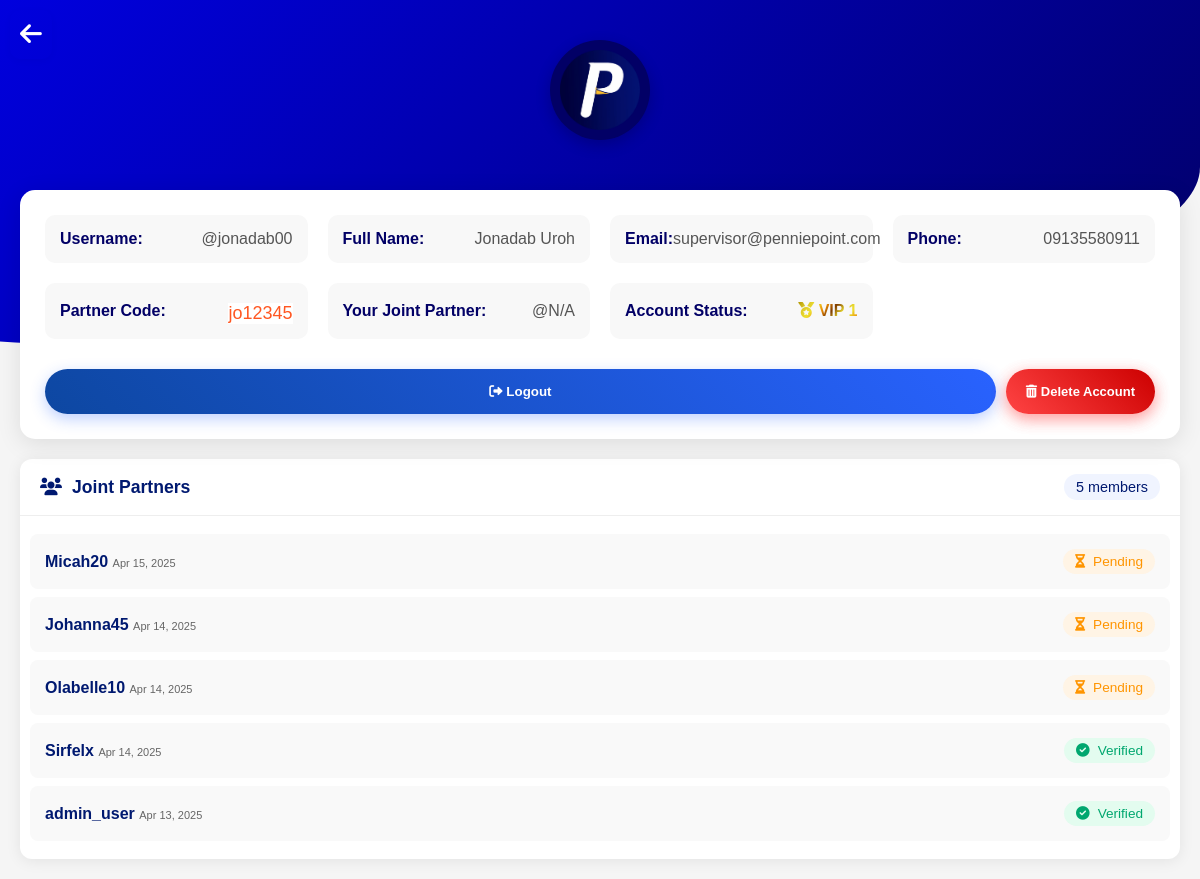
The page /profile (signed in) on the database as committed earlier.
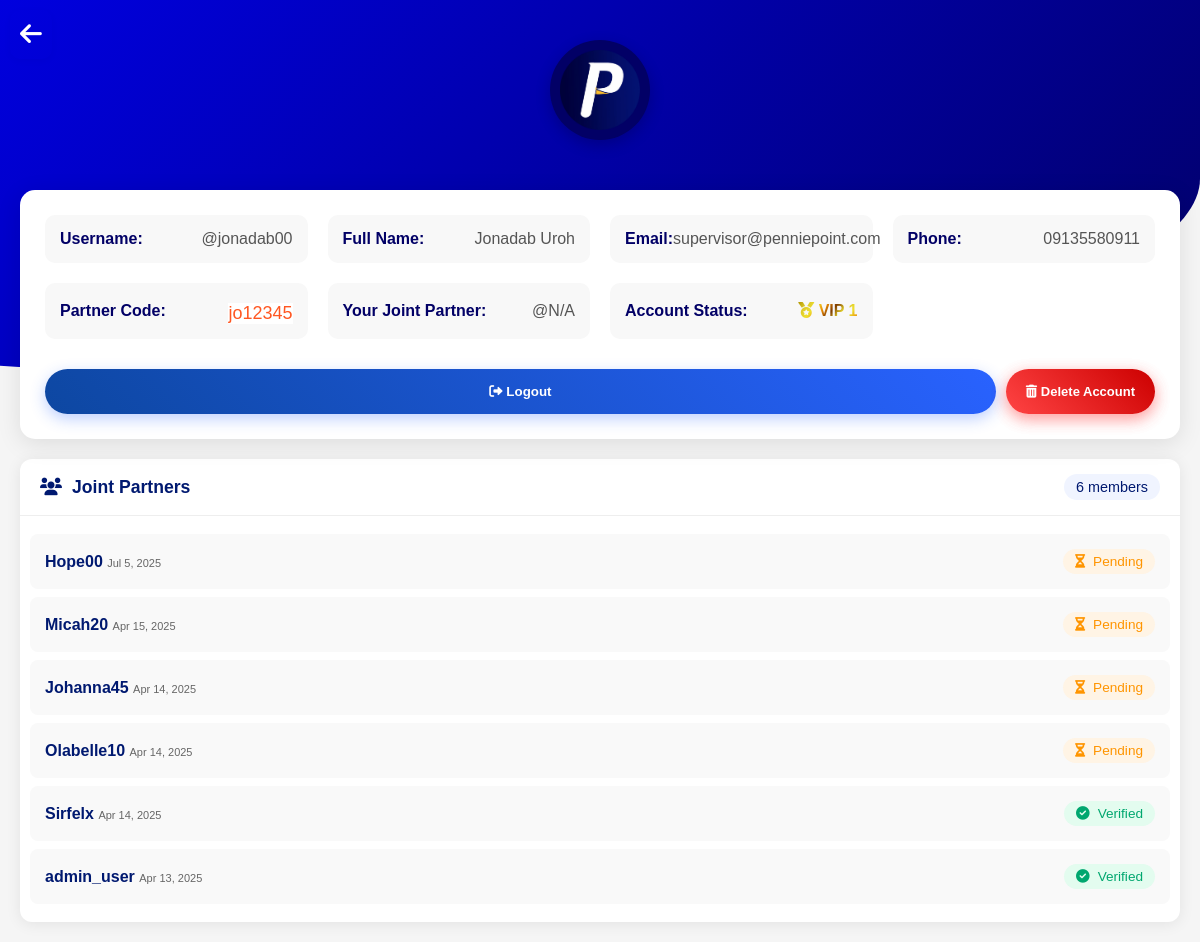
The same page on the database as committed later.
### tables this page shows
CREATE TABLE users (
            id INTEGER PRIMARY KEY AUTOINCREMENT,
            fullname TEXT NOT NULL,
            email TEXT NOT NULL UNIQUE,
            username TEXT NOT NULL UNIQUE,
            phone TEXT NOT NULL,
            referral TEXT NOT NULL,
            stage INTEGER DEFAULT 1,
            partner_code TEXT UNIQUE,
            password TEXT NOT NULL,
            reset_token TEXT,
            reset_expires DATETIME,
            created_at DATETIME DEFAULT CURRENT_TIMESTAMP,
            status INTEGER DEFAULT 1 NOT NULL,
            wallet_balance DECIMAL(10, 2) DEFAULT 0.00,
            is_admin INTEGER DEFAULT 0
        );

### pages/profile.php (the view, shortened to what this page needs)
<?php
require_once __DIR__ . '/../src/functions.php';
$user = $_SESSION['user'];
function getReferrerUsername($referralCode) {
    global $pdo;
    try {
        $stmt = $pdo->prepare("SELECT username FROM users WHERE partner_code = ?");
        $stmt->execute([$referralCode]);
        return $stmt->fetchColumn() ?: 'N/A';
    } catch (PDOException $e) {
        error_log("Database error: " . $e->getMessage());
        return 'N/A';
    }
}
$referrerUsername = getReferrerUsername($user['referral']);
function getReferredUsers($partnerCode) {
    global $pdo;
    try {
        $stmt = $pdo->prepare("
            SELECT username, created_at, status
            FROM users
            WHERE referral = :code
            ORDER BY created_at DESC
        ");
        $stmt->execute([':code' => $partnerCode]);
        return $stmt->fetchAll(PDO::FETCH_ASSOC);
    } catch (PDOException $e) {
        error_log("Database error: " . $e->getMessage());
        return [];
    }
}
$referredUsers = getReferredUsers($user['partner_code']);
?>
<!DOCTYPE html>
<html lang="en">
<head>
  <link rel="stylesheet" href="https://cdnjs.cloudflare.com/ajax/libs/font-awesome/6.0.0/css/all.min.css">
</head>
<body>
  <div class="cont">
    <div class="header-container">
      <div class="up-circle"></div>
      <div class="profile-header">
        <div class="profile-avatar">
          <img src="assets/images/logo.png" class="logo-img" >
        </div>
      </div>
    </div>
    <div class="profile-card">
      <div class="profile-details">
        <div class="detail-item">
          <span class="detail-label">Username:</span>
          <span class="detail-value">@<?= htmlspecialchars($user['username']) ?></span>
        </div>
        <div class="detail-item">
          <span class="detail-label">Full Name:</span>
          <span class="detail-value"><?= htmlspecialchars($user['fullname']) ?></span>
        </div>
        <div class="detail-item">
          <span class="detail-label">Email:</span>
          <span class="detail-value"><?= htmlspecialchars($user['email']) ?></span>
        </div>
        <div class="detail-item">
          <span class="detail-label">Phone:</span>
          <span class="detail-value"><?= htmlspecialchars($user['phone']) ?></span>
        </div>
        <div class="detail-item">
          <span class="detail-label">Partner Code:</span>
            <?php if($user['status'] == 2): ?>
          <span class="detail-value code-value"><?= htmlspecialchars($user['partner_code']) ?></span>
    <?php else: ?>
              <span class="detail-value code-value">Not verified</span>
    <?php endif; ?>
        </div>
        <div class="detail-item">
          <span class="detail-label">Your Joint Partner:</span>
          <span class="detail-value">@<?= htmlspecialchars($referrerUsername) ?></span>
        </div>
        <div class="detail-item">
          <span class="detail-label">Account Status:</span>
          <span class="gradient-gold" style="font-weight:bolder;">
            <i class="fa fa-medal"></i> VIP <?= (int)$user['stage'] ?>
          </span>
        </div>
      </div>
      <div class="button-group">
        <form action="/logout" method="POST" class="verify-sub">
          <button type="submit" class="verify-b" >
            <i class="fas fa-sign-out-alt"></i> Logout
          </button>
         </form>
         <form action="/delete_account" method="POST" id="del"  class="delete-sub">
        <button class="delete-b" type="button" onclick="confirmDelete()" >
          <i class="fas fa-trash-alt"></i> Delete Account
        </button>
        </form>
      </div>
    </div>
    <section class="referred-partners">
    <div class="section-header">
    <h3><i class="fas fa-users"></i> Joint Partners</h3>
    <span class="count-badge"><?= count($referredUsers) ?> members</span>
    </div>
    <?php if (!empty($referredUsers)): ?>
    <div class="partner-list">
    <?php foreach ($referredUsers as $member): ?>
    <div class="partner-item">
    <div class="partner-info">
    <span class="partner-username"><?= htmlspecialchars($member['username']) ?></span>
    <span class="partner-date"><?= date('M j, Y', strtotime($member['created_at'])) ?></span>
    </div>
    <div class="partner-status <?= $member['status'] == 2 ? 'verified' : 'pending' ?>">
    <i class="fas <?= $member['status'] == 2 ? 'fa-check-circle' : 'fa-hourglass-half' ?>"></i>
    <?= $member['status'] == 2 ? 'Verified' : 'Pending' ?>
    </div>
    </div>
    <?php endforeach; ?>
    </div>
    <?php endif; ?>
    </section>
    <div class="back" ><a href="dashboard" ><i class="fas fa-arrow-left" ></i></a></div>
  </div>
</body>
</html>

### index.php (shortened to what this page needs)
<?php
$request_uri = trim(parse_url($_SERVER['REQUEST_URI'], PHP_URL_PATH), '/');
$pages = ['home', 'login', 'register', 'dashboard', 'profile', 'profile_view', 'profile_edit', 'find_broker', 'forgot_password', 'reset_password', 'logout', 'delete_account', 'payment', 'admin_verify', 'testup', 'about','stages','faqs', 'idcard', 'assets', 'admin', 'market', 'buy_shares', 'transfer', 'transactions', 'wallet', 'shares', 'loading', 'partner', 'settings', 'api/generate_transaction_history'];
if (in_array($request_uri, $pages)) {
    if ($request_uri === 'api/generate_transaction_history') {
        require "pages/api/generate_transaction_history.php";
    } else {
        require "pages/$request_uri.php";
    }
} else {
    http_response_code(404);
    require 'pages/404.php';
}
?>

Rows that differ between the two databases and show on the page:
added users: username "Hope00", created_at "Jul 5, 2025", status 1 (drawn)
Other text that changed with them:
count($referredUsers): "5" → "6"
